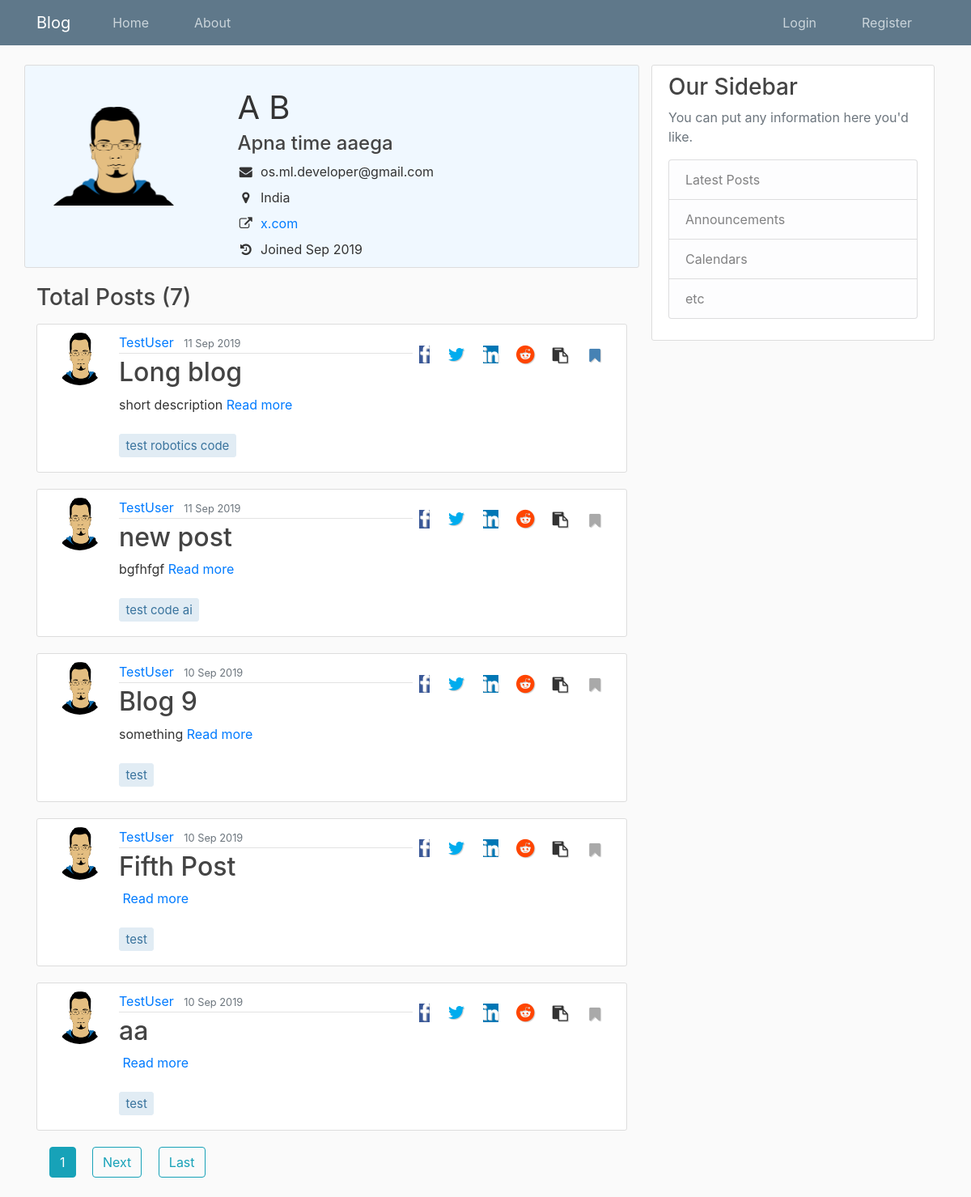
Before: /blog/user/TestUser with the older database file.
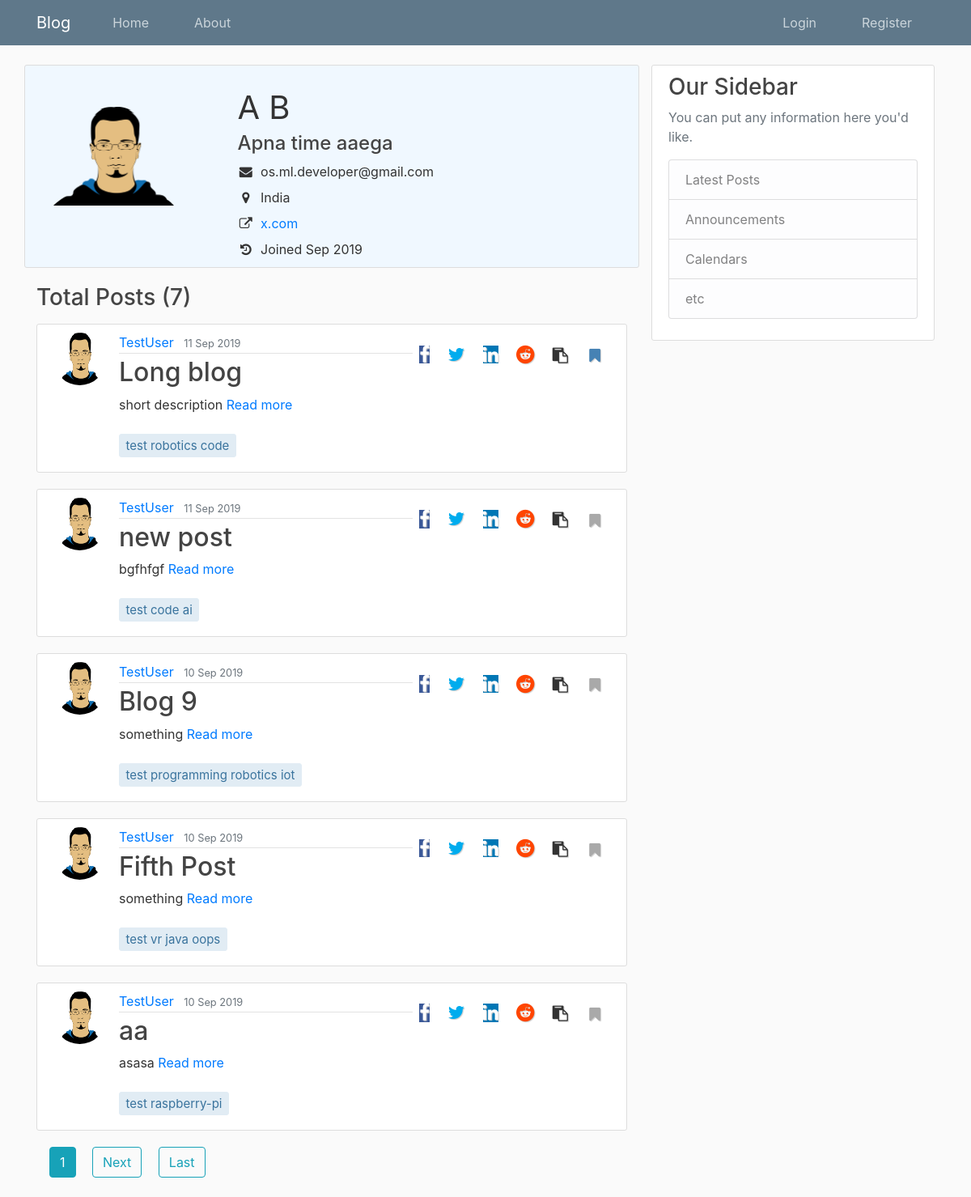
After: the same page with the newer database file.
### Users/models.py (models this page shows, shortened)
class Profile(models.Model):
    user = models.OneToOneField(User, on_delete=models.CASCADE)
    bio = models.CharField(null=True, max_length=140, blank=True)
    image = models.ImageField(default='default.jpg', upload_to='profile_pics', blank=True)
    public = models.BooleanField(default=False)
    website = models.CharField(null=True, blank=True, max_length=80)
    location = models.CharField(null=True, max_length=200, blank=True)
    join_date = models.DateTimeField(auto_now_add=True)
    bookmarked_posts = models.ManyToManyField(Post)
    def __str__(self):
        return f'{self.user.username} Profile'
    def get_bookmarked_posts(self):
        return [post.id for post in self.bookmarked_posts.all()]

### Blog/models.py (models this page shows, shortened)
class Post(models.Model):
    title = models.CharField(help_text='Try to keep the title short, within 80 characters.', max_length=80, unique=True)
    slug = models.SlugField(default='', max_length=80)
    short_des = models.TextField(help_text=('This will be displayed on the home page.'
                                    'If you leave it blank, the first 50 words from your article will be displayed.'
                                    'It can not be more than 50 words'),
                                    default='', max_length=500, blank=True
                                )
    content = models.TextField()
    tags = models.CharField(help_text='Enter tags separated by spaces. Do not enter more than 5 tags', max_length=80, default='', blank=True)
    date_posted = models.DateTimeField(default=timezone.now)
    last_updated = models.DateTimeField(auto_now=True)
    author = models.ForeignKey(User, null=True, on_delete=models.SET_NULL)
    publish = models.BooleanField(default=False)

### Blog/views.py (the view)
# urls.py: path('user/<str:username>', UserPostListView.as_view(), name='user-posts'),
class UserPostListView(ListView):
    template_name = 'Blog/user_posts.html'   # <app>/<model>_<viewtype>.html
    context_object_name = 'posts'
    queryset = Post.objects.filter(publish=True)
    paginate_by = 5
    def get_queryset(self):
        user = get_object_or_404(User, username=self.kwargs.get('username'))
        return Post.objects.filter(author=user).order_by('-date_posted')
    def get_context_data(self, **kwargs):
        context = super(UserPostListView, self).get_context_data(**kwargs)
        context['author'] = get_object_or_404(User,
                                                username=self.kwargs.get('username')
                                                )
        context['profile'] = context['author'].profile
        return context

### Blog/templates/Blog/user_posts.html (shortened to what this page needs)
{% extends "Blog/base.html" %}
{% block content %}
{% if page_obj.paginator.count %}
    <div class="row {{profile}} content-section mt-0">
        <div class="avatar col-12 col-lg-3 col-xs-12 col-md-3 pr-3">
            <img class="user-img" src="{{ author.profile.image.url }}" alt="{{ author.first_name }} {{ author.last_name }}">
        </div>
        <div class="profile-info col-12 col-lg-9 col-xs-12 col-md-9 mt-1 pr-3">
            <ul class="list-unstyled ml-5 pr-3">
                <li class="user-name mt-2 account-heading">
                    {{ author.first_name }} {{ author.last_name }}
                </li>
                <h4 class="user-bio mb-2">
                    {{ author.profile.bio }}
                </h4>
                {% if author.profile.public %}
                <li class="user-email mt-2">
                    <span><i class="fa fa-envelope fa-fw mr-2"></i>{{ author.email }}</span>
                </li>
                {% endif %}
                {% if author.profile.location %}
                <li class="user-location mt-2">
                    <span><i class="fa fa-map-marker fa-fw mr-2"></i>{{ author.profile.location }}</span>
                </li>
                {% endif %}
                {% if author.profile.website %}
                <li class="user-website mt-2">
                    <span>
                        <i class="fa fa-external-link fa-fw mr-2"></i><a href="{{author.profile.website}}" target="_blank">{{ author.profile.website }}</a>
                    </span>
                </li>
                {% endif %}
                <li class="user-join-date mt-2">
                    <span>
                    <i class="fa fa-history fa-fw mr-2"></i>Joined {{ author.profile.join_date|date:"M Y" }}<li>
                </span>
            </ul>
        </div>
    </div>
    <h3 class="mb-3">Total Posts ({{ page_obj.paginator.count }})</h3>
    {% include "post_list.html" %}
    {% include "paginate.html" %}
{% else %}
<h5 class="mt-5">There are no posts here.
    {% if author == user %}
    Try writing some <a class="" href="{% url 'Blog:post-create' %}">Posts</a>
    {% endif %}
</h5>
{% endif %}
{% endblock content %}

### Blog/templates/Blog/base.html (shortened to what this page needs)
{% load static %}
<!DOCTYPE html>
<html lang="en">
<head>
    <link rel="stylesheet" href="https://maxcdn.bootstrapcdn.com/bootstrap/4.0.0/css/bootstrap.min.css">
    <link rel="stylesheet" href="https://stackpath.bootstrapcdn.com/font-awesome/4.7.0/css/font-awesome.min.css">
    <link rel="stylesheet" type="text/css" href="{% static 'Blog/main.css' %}">
</head>
<header class="site-header">
    <nav class="navbar navbar-expand-md navbar-dark bg-steel fixed-top">
        <div class="container">
            <a class="navbar-brand mr-4" href="{% url 'Blog:home' %}">Blog</a>
            <div class="collapse navbar-collapse" id="navbarToggle">
                <div class="navbar-nav mr-auto">
                    <a class="nav-item nav-link" href="{% url 'Blog:home' %}">Home</a>
                    <a class="nav-item nav-link" href="{% url 'Blog:about' %}">About</a>
                </div>
                <div class="navbar-nav">
                    {% if user.is_authenticated %}
                    <div id="dropdown" class="dropdown">
                        {% comment %} <button class="dropbtn">{{user.first_name}}</button> {% endcomment %}
                        <img src={{user.profile.image.url}} class="user-image ml-2">
                        <i class="fa fa-caret-down"></i>
                        <div class="dropdown-content">
                            <p class="ml-3">Signed in as <strong>{{user.username}}</strong><p>
                            <a class="nav-item nav-link" href="{% url 'profile' %}">Edit Profile</a>
                            <a class="nav-item nav-link" href="{% url 'Blog:post-create' %}">New Post</a>
                            <a class="nav-item nav-link" href="{% url 'Blog:my-posts' user %}">My Posts</a>
                            <a class="nav-item nav-link" href="{% url 'Blog:user-bookmarks' user %}">Bookmarks</a>
                            <a class="nav-item nav-link" href="#">Drafts</a>
                            <a class="nav-item nav-link" href="{% url 'logout' %}">Log Out</a>
                        </div>
                    </div>
                    {% else %}
                    <a class="nav-item nav-link" href="{% url 'login' %}">Login</a>
                    <a class="nav-item nav-link" href="{% url 'register' %}">Register</a>
                    {% endif %}
                </div>
            </div>
        </div>
    </nav>
</header>
<body>
    <main role="main" class="container">
        <div class="row">
            <div class="col-md-8">
                {% block content %}
                {% endblock %}
            </div>
            <div class="col-md-4">
                <div class="content-section">
                    <h3>Our Sidebar</h3>
                    <p class='text-muted'>You can put any information here you'd like.
                        <ul class="list-group">
                            <li class="list-group-item list-group-item-light">Latest Posts</li>
                            <li class="list-group-item list-group-item-light">Announcements</li>
                            <li class="list-group-item list-group-item-light">Calendars</li>
                            <li class="list-group-item list-group-item-light">etc</li>
                        </ul>
                    </p>
                </div>
            </div>
        </div>
    </main>
</body>
</html>

### Blog/templates/post_list.html
{% for post in posts %}
<div class="media content-section">
    <img class="rounded-circle article-img" src="{{ post.author.profile.image.url }}">
    <div class="media-body">
        <div class="article-metadata">
            <a class="mr-2" href="{% url 'Blog:user-posts' post.author.username %}">{{ post.author }}</a>
            <small class="text-muted">{{ post.date_posted|date:"j M Y" }}</small>
        </div>
        <h2><a class="article-title" href="{% url 'Blog:post-detail' post.slug %}">{{ post.title }}</a></h2>
        <p class="article-short-des">{{ post.short_des|truncatewords_html:'50' }}&nbsp<span><a href="{% url 'Blog:post-detail' post.slug %}">Read more</a></p>
        <p class="article-tags">{{ post.tags }}</p>
    </div>
{% include "share.html" %}
</div>
{% endfor %}

### Blog/templates/share.html
{% with domain='https://staycurious.in' %}
<ul class="list-unstyled share-icon mt-2 mb-2 float-right">
    {% url 'Blog:post-detail' post.slug as link %}
    {% with domain|add:link as link %}
        <li><a href="http://www.facebook.com/sharer.php?u={{link}}" rel="nofollow noopener noreferrer" target="_blank"><i class="fa fa-facebook ml-2 mr-2"></i></a></li>
        <li><a href="http://www.twitter.com/share?text={{object.title}}&url={{link}}" rel="nofollow noopener noreferrer" target="_blank"><i class="fa fa-twitter ml-2 mr-2"></i></a></li>
        <li><a href="http://www.linkedin.com/shareArticle?mini=true&url={{link|urlencode:''}}&title={{object.title|urlencode}}&source=StayCurious-Blog" rel="nofollow noopener noreferrer" target="_blank" ><i class="fa fa-linkedin ml-2 mr-2"></i></a></li>
        <li><a href="http://www.reddit.com/submit?url={{link}}post-to-reddit-via-url&titile={{object.title|urlencode}}" rel="nofollow noopener noreferrer" target="_blank"><i class="fa fa-reddit ml-2 mr-2"></i></a></li>
        <li><a class="copy" data-text={{link}} title="Copy link"><i class="fa fa-clipboard ml-2 mr-2"></i></a></li>
        {% if post.id in profile.get_bookmarked_posts %}
        <li><a id="unbookmark" class="btn bookmark" data-post={{post.slug}} data-url={% url 'Blog:bookmark-post'%} title="Remove from bookmark"><i class="fa fa-bookmark" style="color:steelblue"></i></a></li>
        {% else %}
        <li><a id="bookmark" class="btn bookmark" data-post={{post.slug}} data-url={% url 'Blog:bookmark-post'%} title="Bookmark this post"><i class="fa fa-bookmark" style="color:darkgrey"></i></a></li>
        {% endif %}
    {% endwith %}
</ul>
{% endwith %}

### Blog/templates/paginate.html (shortened to what this page needs)
{% if is_paginated %}
     {% for num in page_obj.paginator.page_range %} {% if page_obj.number == num %}
    <a class="btn btn-info ml-3 mb-4" href="?page={{num}}">{{num}}</a> {% elif num > obj.page_obj.number|add:'-3' and num > obj.page_obj.number|add:'3' %}
    <a class="btn btn-outline-info ml-3 mb-4" href="?page={{num}}">{{num}}</a> {% endif %} {% endfor %} {% if page_obj.has_next %}
    <a class="btn btn-outline-info ml-3 mb-4" href="?page={{ page_obj.next_page_number }}">Next</a>
    <a class="btn btn-outline-info ml-3 mb-4" href="?page={{ page_obj.paginator.num_pages }}">Last</a>
    {% endif %}
{% endif %}

### Blog/static/Blog/main.css (style rules this page uses)
body { background: #fafafa; color: #333333; margin-top: 5rem; }
h1, h2, h3, h4, h5, h6 { color: #444444; }
ul { margin: 0; }
.bg-steel { background-color: #5f788a; }
.site-header .navbar-nav .nav-link { color: #cbd5db; margin-left: 1.25rem!important; margin-right: 1.25rem!important; }
.content-section { background: #ffffff; padding: 10px 20px; border: 1px solid #dddddd; border-radius: 3px; margin-bottom: 20px; }
.article-title { color: #444444; }
.article-content, .article-short-des { white-space: pre-line; }
.article-img { height: 65px; width: 65px; margin-right: 16px; float: left; }
.article-metadata { padding-bottom: 1px; margin-bottom: 4px; border-bottom: 1px solid #e3e3e3 }
.account-heading { font-size: 2.5rem; }
.article-tags { display: inline-block; padding: .4em .5em; margin: 0.5rem 2px 0.5rem 0; font-size: 15px; line-height: 1; white-space: nowrap; text-decoration: none; text-align: center; border-width: 1px; border-style: solid; border-radius: 3px; transition: all .15s ease-in-out; color: #39739d; background-color: #E1ECF4; border-color: #E1ECF4; }
.Profile { background-color: aliceblue; }
.profile-info { display: flex; flex-direction: column; }
.avatar { max-height: 200px; line-height: 200px; text-align: center; }
.avatar img { max-height: 100%; max-width: 100%; }
.share-icon { display: inline; font-size: 1.4rem!important; text-shadow: 1px 1px 1px #ccc; }
.share-icon li { display: inline; }
.copy, .bookmark { background-color: #fff; border: none; }
.copy, .bookmark { border: none; background: #fff; font-size: 1.2rem!important; }
.fa-facebook { background: #3b5998; color: #fff!important; }
.fa-twitter { background: fff!important; color: #00acee; }
.fa-linkedin { background: #0077b5; color: #fff !important; }
.fa-reddit { background: #fff; color: #ff4500 !important; }

Changed rows visible on the page:
changed Post "Blog 9": tags "test" → "test programming robotics iot"
changed Post "Fifth Post": short_des (not shown) → "something"; tags "test" → "test vr java oops"
changed Post "aa": short_des (not shown) → "asasa"; tags "test" → "test raspberry-pi"
